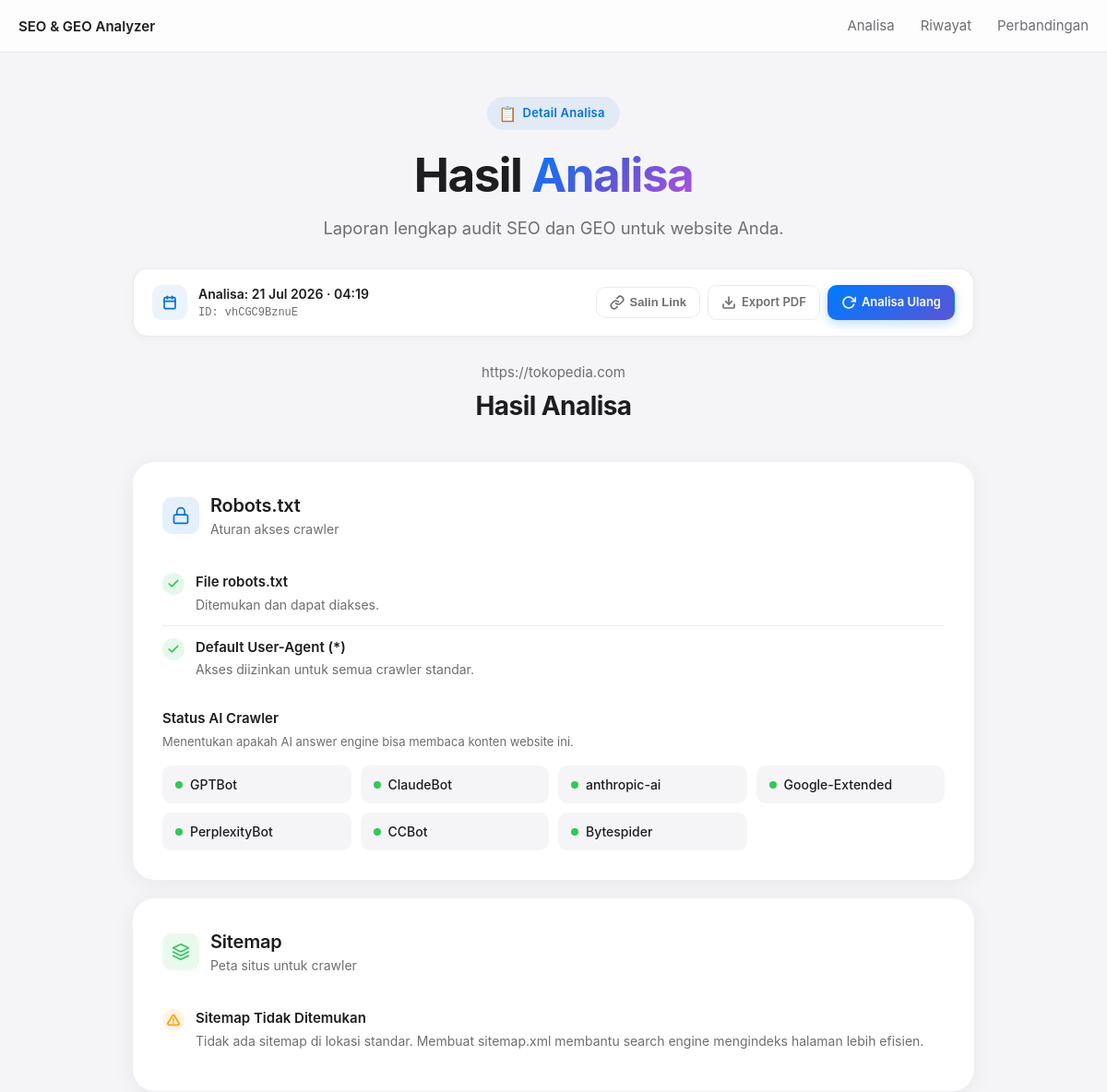
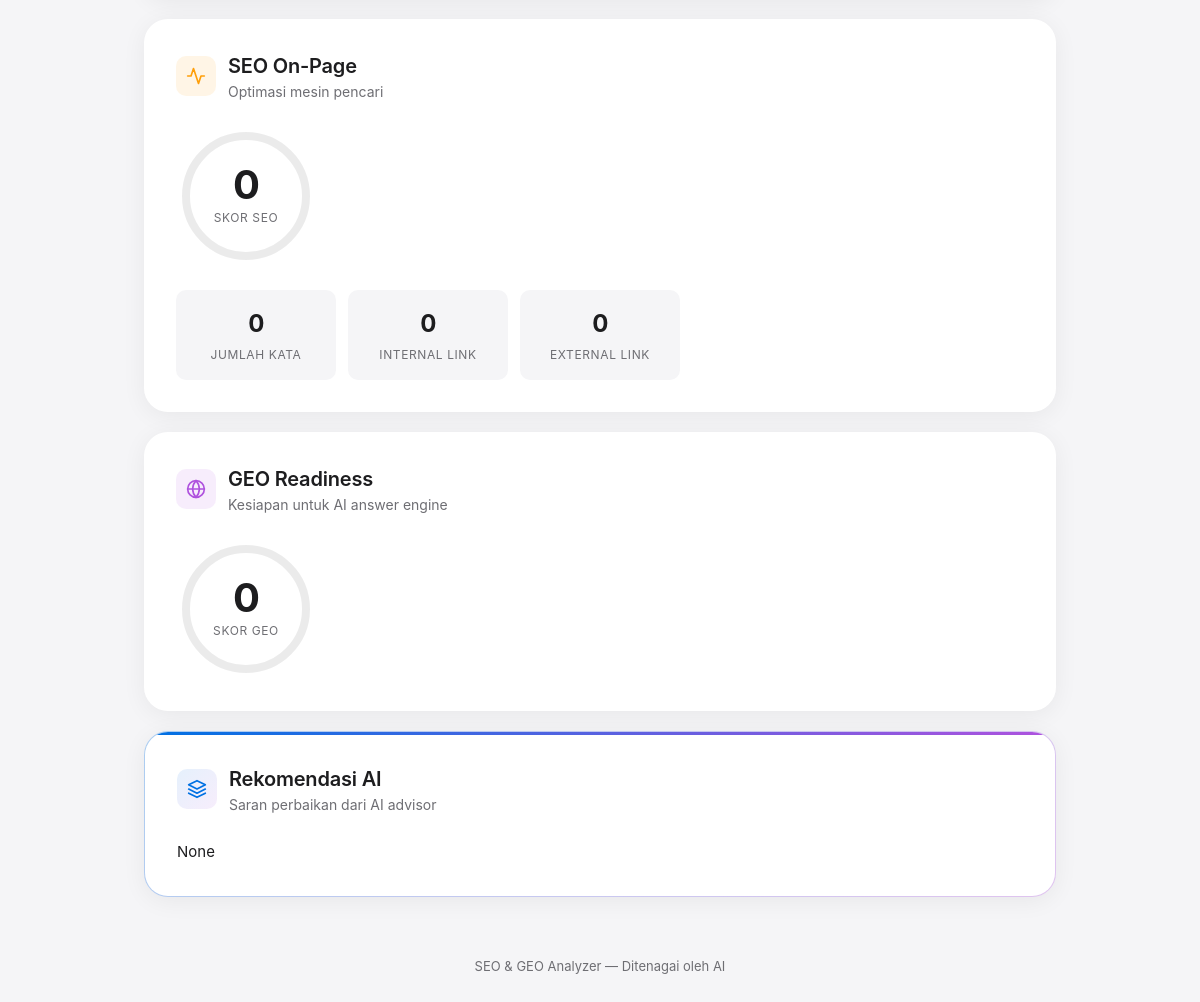
The app's page /r/vhCGC9BznuE with its own data (2 pictures, top to bottom).
### app/models_db.py (models this page shows)
class AnalysisRecord(Base):
    __tablename__ = "analysis_records"
    id: Mapped[str] = mapped_column(String(12), primary_key=True)
    url: Mapped[str] = mapped_column(String(2048), index=True)
    domain: Mapped[str] = mapped_column(String(255), index=True)
    created_at: Mapped[datetime] = mapped_column(DateTime, default=utcnow_naive, index=True)
    seo_score: Mapped[int]
    geo_score: Mapped[int]
    audit_json: Mapped[str] = mapped_column(Text)  # full audit result as JSON
    ai_recommendation: Mapped[str | None] = mapped_column(Text, nullable=True)
    compare_group: Mapped[str | None] = mapped_column(String(12), nullable=True, index=True)

### app/routes/history.py (the view)
@router.get("/r/{record_id}")
async def permalink(request: Request, record_id: str):
    record = await get_record(record_id)
    if record is None:
        return templates.TemplateResponse(request, "404.html", {
            "request": request,
            "message": "Analisa tidak ditemukan atau telah dihapus."
        }, status_code=404)
    audit_data = parse_audit_json(record)
    if audit_data is None:
        return templates.TemplateResponse(request, "404.html", {
            "request": request,
            "message": "Data analisa tidak dapat dibaca."
        }, status_code=404)
    return templates.TemplateResponse(request, "permalink.html", {
        "request": request,
        "record": record,
        "audit": audit_data,
        "ai_recommendation": record.ai_recommendation,
        "fetch_errors": [],
    })

### app/templates/permalink.html (shortened to what this page needs)
{% extends "base.html" %}
{% block content %}
<main class="container">
    <div class="page-hero">
        <div class="page-hero__badge">
            <span class="page-hero__badge-icon">📋</span>
            Detail Analisa
        </div>
        <h1 class="page-hero__title">Hasil <span class="gradient-text">Analisa</span></h1>
        <p class="page-hero__subtitle">Laporan lengkap audit SEO dan GEO untuk website Anda.</p>
    </div>
    <div class="permalink-bar">
        <div class="permalink-bar__section permalink-bar__section--left">
            <div class="permalink-bar__icon">
                <svg width="16" height="16" viewBox="0 0 24 24" fill="none" stroke="currentColor" stroke-width="2.5" stroke-linecap="round" stroke-linejoin="round">
                    <rect x="3" y="4" width="18" height="18" rx="2" ry="2"/>
                    <line x1="16" y1="2" x2="16" y2="6"/>
                    <line x1="8" y1="2" x2="8" y2="6"/>
                    <line x1="3" y1="10" x2="21" y2="10"/>
                </svg>
            </div>
            <div class="permalink-bar__info">
                <span class="permalink-bar__date">Analisa: {{ record.created_at.strftime('%d %b %Y · %H:%M') }}</span>
                <span class="permalink-bar__id">ID: {{ record.id }}</span>
            </div>
        </div>
        <div class="permalink-bar__section permalink-bar__section--right">
            <button onclick="copyToClipboard('{{ request.url }}')" class="permalink-bar__btn" title="Salin Link">
                <svg width="16" height="16" viewBox="0 0 24 24" fill="none" stroke="currentColor" stroke-width="2.5" stroke-linecap="round" stroke-linejoin="round">
                    <path d="M10 13a5 5 0 0 0 7.54.54l3-3a5 5 0 0 0-7.07-7.07l-1.72 1.71"/>
                    <path d="M14 11a5 5 0 0 0-7.54-.54l-3 3a5 5 0 0 0 7.07 7.07l1.71-1.71"/>
                </svg>
                Salin Link
            </button>
            <a href="/r/{{ record.id }}/pdf" class="permalink-bar__btn" title="Export PDF">
                <svg width="16" height="16" viewBox="0 0 24 24" fill="none" stroke="currentColor" stroke-width="2.5" stroke-linecap="round" stroke-linejoin="round">
                    <path d="M21 15v4a2 2 0 0 1-2 2H5a2 2 0 0 1-2-2v-4"/>
                    <polyline points="7 10 12 15 17 10"/>
                    <line x1="12" y1="15" x2="12" y2="3"/>
                </svg>
                Export PDF
            </a>
            <a href="/?url={{ audit.url }}" class="permalink-bar__btn permalink-bar__btn--primary" title="Analisa Ulang">
                <svg width="16" height="16" viewBox="0 0 24 24" fill="none" stroke="currentColor" stroke-width="2.5" stroke-linecap="round" stroke-linejoin="round">
                    <polyline points="23 4 23 10 17 10"/>
                    <path d="M20.49 15a9 9 0 1 1-2.12-9.36L23 10"/>
                </svg>
                Analisa Ulang
            </a>
        </div>
    </div>
    {% include "partials/result.html" %}
</main>
{% endblock %}

### app/templates/partials/result.html (shortened to what this page needs)
{% if error %}
<div class="error-card">
    <div class="error-card__icon">⚠️</div>
    <h3 class="error-card__title">Tidak Dapat Menganalisa</h3>
    <p class="error-card__message">{{ error }}</p>
</div>
{% else %}
<div class="result-header">
    <p class="result-header__url">{{ audit.url }}</p>
    <h2 class="result-header__title">Hasil Analisa</h2>
</div>
<div class="card" style="animation-delay: 0s">
    <div class="card__header">
        <div class="card__icon card__icon--robots">
            <svg width="20" height="20" viewBox="0 0 24 24" fill="none" stroke="currentColor" stroke-width="2" stroke-linecap="round" stroke-linejoin="round"><rect x="3" y="11" width="18" height="11" rx="2" ry="2"/><path d="M7 11V7a5 5 0 0 1 10 0v4"/></svg>
        </div>
        <div>
            <h3 class="card__title">Robots.txt</h3>
            <p class="card__subtitle">Aturan akses crawler</p>
        </div>
    </div>
    {% if audit.robots.exists %}
    <ul class="check-list">
        <li class="check-item">
            <span class="check-item__badge check-item__badge--good">
                <svg viewBox="0 0 24 24" fill="none" stroke="currentColor" stroke-width="3" stroke-linecap="round" stroke-linejoin="round"><polyline points="20 6 9 17 4 12"/></svg>
            </span>
            <div class="check-item__content">
                <div class="check-item__name">File robots.txt</div>
                <div class="check-item__message">Ditemukan dan dapat diakses.</div>
            </div>
        </li>
        <li class="check-item">
            <span class="check-item__badge check-item__badge--{% if audit.robots.default_ua_allowed %}good{% else %}error{% endif %}">
                <svg viewBox="0 0 24 24" fill="none" stroke="currentColor" stroke-width="3" stroke-linecap="round" stroke-linejoin="round">
                    {% if audit.robots.default_ua_allowed %}<polyline points="20 6 9 17 4 12"/>{% else %}<line x1="18" y1="6" x2="6" y2="18"/><line x1="6" y1="6" x2="18" y2="18"/>{% endif %}
                </svg>
            </span>
            <div class="check-item__content">
                <div class="check-item__name">Default User-Agent (*)</div>
                <div class="check-item__message">{% if audit.robots.default_ua_allowed %}Akses diizinkan untuk semua crawler standar.{% else %}Semua crawler diblokir secara default (Disallow: /).{% endif %}</div>
            </div>
        </li>
    </ul>
    {% if audit.robots.ai_crawler_access %}
    <h4 style="font-size: 0.9375rem; font-weight: 600; margin-top: 20px; margin-bottom: 4px;">Status AI Crawler</h4>
    <p style="font-size: 0.8125rem; color: var(--color-text-secondary); margin-bottom: 12px;">Menentukan apakah AI answer engine bisa membaca konten website ini.</p>
    <div class="crawler-grid">
        {% for bot, allowed in audit.robots.ai_crawler_access.items() %}
        <div class="crawler-item">
            <span class="crawler-item__dot crawler-item__dot--{% if allowed %}allowed{% else %}blocked{% endif %}"></span>
            <span>{{ bot }}</span>
        </div>
        {% endfor %}
    </div>
    {% endif %}
    {% endif %}
</div>
<div class="card" style="animation-delay: 0.08s">
    <div class="card__header">
        <div class="card__icon card__icon--sitemap">
            <svg width="20" height="20" viewBox="0 0 24 24" fill="none" stroke="currentColor" stroke-width="2" stroke-linecap="round" stroke-linejoin="round"><polygon points="12 2 2 7 12 12 22 7 12 2"/><polyline points="2 17 12 22 22 17"/><polyline points="2 12 12 17 22 12"/></svg>
        </div>
        <div>
            <h3 class="card__title">Sitemap</h3>
            <p class="card__subtitle">Peta situs untuk crawler</p>
        </div>
    </div>
    {% if audit.sitemap.found %}
    <ul class="check-list">
        <li class="check-item">
            <span class="check-item__badge check-item__badge--good">
                <svg viewBox="0 0 24 24" fill="none" stroke="currentColor" stroke-width="3" stroke-linecap="round" stroke-linejoin="round"><polyline points="20 6 9 17 4 12"/></svg>
            </span>
            <div class="check-item__content">
                <div class="check-item__name">Sitemap Ditemukan</div>
                <div class="check-item__message">{{ audit.sitemap.url }}</div>
            </div>
        </li>
    </ul>
    <div class="info-grid">
        <div class="info-item">
            <div class="info-item__value">{{ audit.sitemap.type or '-' }}</div>
            <div class="info-item__label">Tipe</div>
        </div>
        <div class="info-item">
            <div class="info-item__value">{{ audit.sitemap.total_urls }}</div>
            <div class="info-item__label">Total URL</div>
        </div>
        <div class="info-item">
            <div class="info-item__value">{% if audit.sitemap.has_lastmod %}✓{% else %}✗{% endif %}</div>
            <div class="info-item__label">Lastmod</div>
        </div>
        {% if audit.sitemap.most_recent_lastmod %}
        <div class="info-item">
            <div class="info-item__value" style="font-size:1rem">{{ audit.sitemap.most_recent_lastmod }}</div>
            <div class="info-item__label">Update Terakhir</div>
        </div>
        {% endif %}
    </div>
    {% if audit.sitemap.error %}
    <div class="warning-banner" style="margin-top: 16px;">
        <span class="warning-banner__icon">⚠️</span>
        <span>{{ audit.sitemap.error }}</span>
    </div>
    {% endif %}
    {% else %}
    <ul class="check-list">
        <li class="check-item">
            <span class="check-item__badge check-item__badge--warning">
                <svg viewBox="0 0 24 24" fill="none" stroke="currentColor" stroke-width="3" stroke-linecap="round" stroke-linejoin="round"><path d="M10.29 3.86L1.82 18a2 2 0 0 0 1.71 3h16.94a2 2 0 0 0 1.71-3L13.71 3.86a2 2 0 0 0-3.42 0z"/><line x1="12" y1="9" x2="12" y2="13"/><line x1="12" y1="17" x2="12.01" y2="17"/></svg>
            </span>
            <div class="check-item__content">
                <div class="check-item__name">Sitemap Tidak Ditemukan</div>
                <div class="check-item__message">Tidak ada sitemap di lokasi standar. Membuat sitemap.xml membantu search engine mengindeks halaman lebih efisien.</div>
            </div>
        </li>
    </ul>
    {% endif %}
</div>
<div class="card" style="animation-delay: 0.16s">
    <div class="card__header">
        <div class="card__icon card__icon--seo">
            <svg width="20" height="20" viewBox="0 0 24 24" fill="none" stroke="currentColor" stroke-width="2" stroke-linecap="round" stroke-linejoin="round"><polyline points="22 12 18 12 15 21 9 3 6 12 2 12"/></svg>
        </div>
        <div>
            <h3 class="card__title">SEO On-Page</h3>
            <p class="card__subtitle">Optimasi mesin pencari</p>
        </div>
    </div>
    <div class="score-section">
        <div class="score-circle">
            <svg class="score-circle__svg" viewBox="0 0 140 140">
                <circle class="score-circle__bg" cx="70" cy="70" r="60"/>
                <circle class="score-circle__progress score-circle__progress--{% if audit.seo.score >= 70 %}good{% elif audit.seo.score >= 40 %}warning{% else %}error{% endif %}"
                        cx="70" cy="70" r="60"
                        data-score="{{ audit.seo.score }}"/>
            </svg>
            <div class="score-circle__value">
                <div class="score-circle__number" data-target="{{ audit.seo.score }}">0</div>
                <div class="score-circle__label">Skor SEO</div>
            </div>
        </div>
    </div>
    <div class="info-grid" style="margin-top: 24px;">
        <div class="info-item">
            <div class="info-item__value">{{ audit.seo.word_count }}</div>
            <div class="info-item__label">Jumlah Kata</div>
        </div>
        <div class="info-item">
            <div class="info-item__value">{{ audit.seo.internal_links }}</div>
            <div class="info-item__label">Internal Link</div>
        </div>
        <div class="info-item">
            <div class="info-item__value">{{ audit.seo.external_links }}</div>
            <div class="info-item__label">External Link</div>
        </div>
    </div>
</div>
<div class="card" style="animation-delay: 0.24s">
    <div class="card__header">
        <div class="card__icon card__icon--geo">
            <svg width="20" height="20" viewBox="0 0 24 24" fill="none" stroke="currentColor" stroke-width="2" stroke-linecap="round" stroke-linejoin="round"><path d="M12 2a10 10 0 1 0 0 20 10 10 0 0 0 0-20z"/><path d="M12 2a15 15 0 0 1 4 10 15 15 0 0 1-4 10 15 15 0 0 1-4-10 15 15 0 0 1 4-10z"/><path d="M2 12h20"/></svg>
        </div>
        <div>
            <h3 class="card__title">GEO Readiness</h3>
            <p class="card__subtitle">Kesiapan untuk AI answer engine</p>
        </div>
    </div>
    <div class="score-section">
        <div class="score-circle">
            <svg class="score-circle__svg" viewBox="0 0 140 140">
                <circle class="score-circle__bg" cx="70" cy="70" r="60"/>
                <circle class="score-circle__progress score-circle__progress--{% if audit.geo.score >= 70 %}good{% elif audit.geo.score >= 40 %}warning{% else %}error{% endif %}"
                        cx="70" cy="70" r="60"
                        data-score="{{ audit.geo.score }}"/>
            </svg>
            <div class="score-circle__value">
                <div class="score-circle__number" data-target="{{ audit.geo.score }}">0</div>
                <div class="score-circle__label">Skor GEO</div>
            </div>
        </div>
    </div>
</div>
<div class="card card--ai" style="animation-delay: 0.32s">
    <div class="card__header">
        <div class="card__icon card__icon--ai">
            <svg width="20" height="20" viewBox="0 0 24 24" fill="none" stroke="currentColor" stroke-width="2" stroke-linecap="round" stroke-linejoin="round"><path d="M12 2L2 7l10 5 10-5-10-5z"/><path d="M2 17l10 5 10-5"/><path d="M2 12l10 5 10-5"/></svg>
        </div>
        <div>
            <h3 class="card__title">Rekomendasi AI</h3>
            <p class="card__subtitle">Saran perbaikan dari AI advisor</p>
        </div>
    </div>
    <div class="ai-content">
        {{ ai_recommendation | replace('\n', '<br>') | safe }}
    </div>
</div>
{% endif %}

### records on screen
AnalysisRecord: created_at "21 Jul 2026 · 04:19", id "vhCGC9BznuE", url "https://tokopedia.com"

### other values on screen
{{ bot }} "GPTBot" "ClaudeBot" "anthropic-ai" "Google-Extended" "PerplexityBot" "CCBot" "Bytespider"
{{ audit.seo.word_count }} "0"
{{ audit.seo.internal_links }} "0"
{{ audit.seo.external_links }} "0"
{{ ai_recommendation | replace('\n', '<br>') | safe }} "None"
